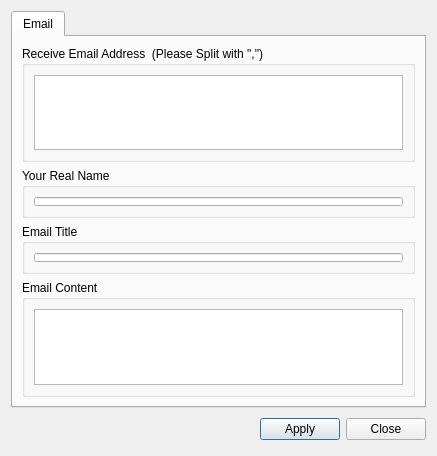
<?xml version="1.0" encoding="UTF-8"?>
<ui version="4.0">
 <class>RefereeDialog</class>
 <widget class="QDialog" name="RefereeDialog">
  <property name="geometry">
   <rect>
    <x>0</x>
    <y>0</y>
    <width>437</width>
    <height>456</height>
   </rect>
  </property>
  <property name="sizePolicy">
   <sizepolicy hsizetype="Minimum" vsizetype="Preferred">
    <horstretch>0</horstretch>
    <verstretch>0</verstretch>
   </sizepolicy>
  </property>
  <property name="windowTitle">
   <string>Recommend</string>
  </property>
  <layout class="QVBoxLayout">
   <item>
    <widget class="QTabWidget" name="tabWidget">
     <property name="currentIndex">
      <number>0</number>
     </property>
     <widget class="QWidget" name="basic">
      <attribute name="title">
       <string>Email</string>
      </attribute>
      <layout class="QVBoxLayout" name="verticalLayout">
       <item>
        <widget class="QGroupBox" name="groupBox_5">
         <property name="title">
          <string>Receive Email Address  (Please Split with &quot;,&quot;)</string>
         </property>
         <layout class="QVBoxLayout" name="verticalLayout_5">
          <item>
           <widget class="QTextEdit" name="emailaddr"/>
          </item>
         </layout>
        </widget>
       </item>
       <item>
        <widget class="QGroupBox" name="groupBox">
         <property name="maximumSize">
          <size>
           <width>16777215</width>
           <height>50</height>
          </size>
         </property>
         <property name="title">
          <string>Your Real Name</string>
         </property>
         <layout class="QVBoxLayout" name="verticalLayout_2">
          <item>
           <widget class="QLineEdit" name="realname"/>
          </item>
         </layout>
        </widget>
       </item>
       <item>
        <widget class="QGroupBox" name="groupBox_3">
         <property name="maximumSize">
          <size>
           <width>16777215</width>
           <height>50</height>
          </size>
         </property>
         <property name="title">
          <string>Email Title</string>
         </property>
         <layout class="QVBoxLayout" name="verticalLayout_4">
          <item>
           <widget class="QLineEdit" name="emailtitle"/>
          </item>
         </layout>
        </widget>
       </item>
       <item>
        <widget class="QGroupBox" name="groupBox_2">
         <property name="title">
          <string>Email Content</string>
         </property>
         <layout class="QVBoxLayout" name="verticalLayout_3">
          <item>
           <widget class="QTextEdit" name="content"/>
          </item>
         </layout>
        </widget>
       </item>
      </layout>
     </widget>
    </widget>
   </item>
   <item>
    <layout class="QHBoxLayout" name="_2">
     <property name="spacing">
      <number>6</number>
     </property>
     <property name="margin">
      <number>0</number>
     </property>
     <item>
      <spacer name="temp">
       <property name="orientation">
        <enum>Qt::Horizontal</enum>
       </property>
       <property name="sizeHint" stdset="0">
        <size>
         <width>41</width>
         <height>31</height>
        </size>
       </property>
      </spacer>
     </item>
     <item>
      <widget class="QPushButton" name="applyBtn">
       <property name="text">
        <string>Apply</string>
       </property>
      </widget>
     </item>
     <item>
      <widget class="QPushButton" name="closeBtn">
       <property name="text">
        <string>Close</string>
       </property>
      </widget>
     </item>
    </layout>
   </item>
  </layout>
 </widget>
 <resources/>
 <connections/>
</ui>
